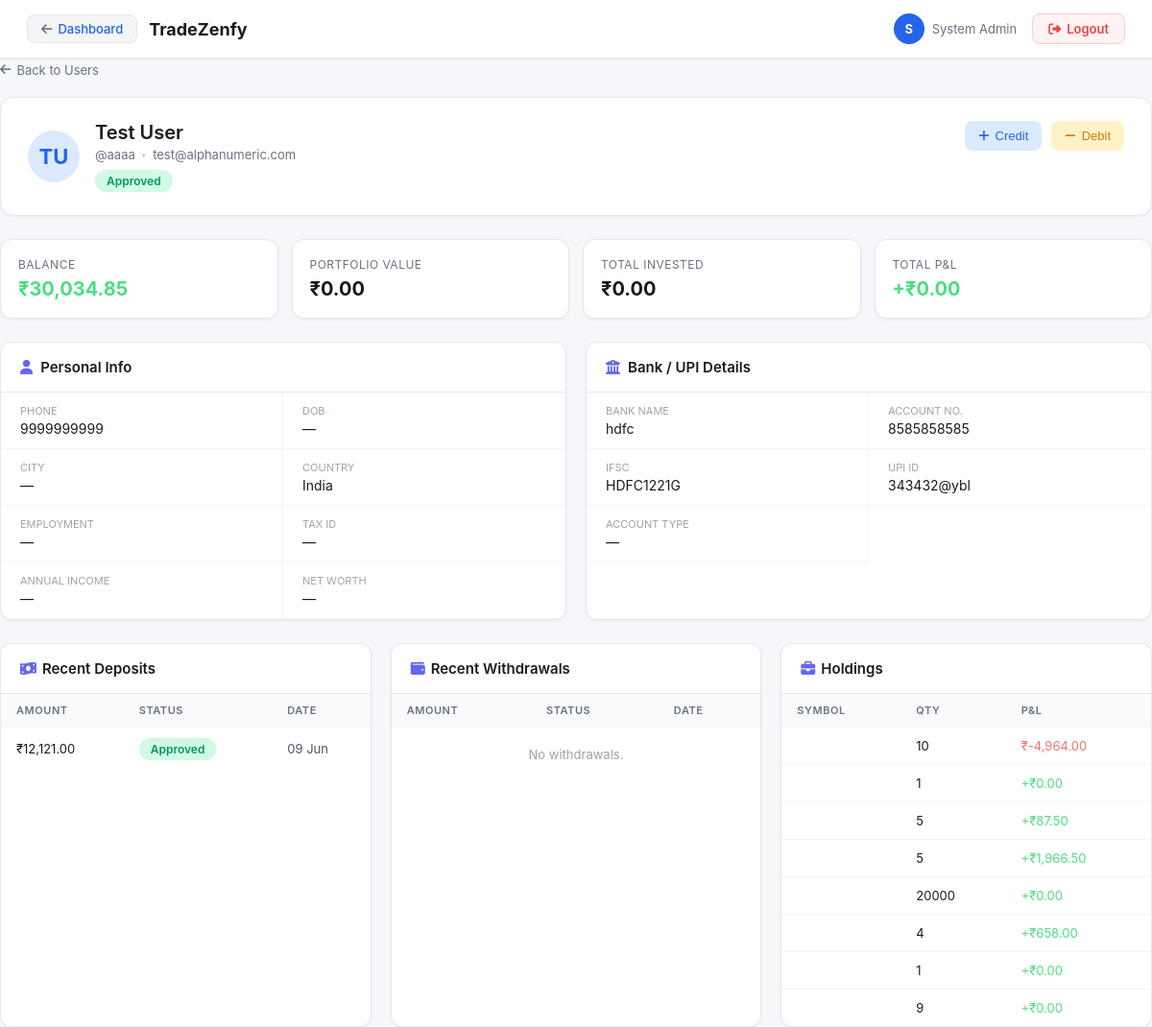
The page /admin/view-account.php?id=1 (signed in) on the database its author committed.
### tables this page shows
CREATE TABLE IF NOT EXISTS `account_registrations` (
  `id` int(11) NOT NULL AUTO_INCREMENT,
  `title` varchar(10) DEFAULT NULL,
  `first_name` varchar(100) NOT NULL,
  `last_name` varchar(100) NOT NULL,
  `email` varchar(255) NOT NULL,
  `username` varchar(100) NOT NULL,
  `password` varchar(255) NOT NULL,
  `dob` date DEFAULT NULL,
  `phone` varchar(20) DEFAULT NULL,
  `street` text DEFAULT NULL,
  `postal_code` varchar(20) DEFAULT NULL,
  `city` varchar(100) DEFAULT NULL,
  `country` varchar(100) DEFAULT NULL,
  `state_citizenship` varchar(100) DEFAULT NULL,
  `state_tax_residency` varchar(100) DEFAULT NULL,
  `tax_id` varchar(50) DEFAULT NULL,
  `employment_status` varchar(50) DEFAULT NULL,
  `trading_currency` varchar(50) DEFAULT 'INR',
  `annual_income` decimal(15,2) DEFAULT NULL,
  `net_worth` decimal(15,2) DEFAULT NULL,
  `source_of_wealth` text DEFAULT NULL,
  `initial_deposit` decimal(15,2) DEFAULT NULL,
  `status` enum('pending','approved','rejected') DEFAULT 'pending',
  `current_balance` decimal(15,2) DEFAULT 0.00,
  `portfolio_value` decimal(15,2) DEFAULT 0.00,
  `total_invested` decimal(15,2) DEFAULT 0.00,
  `total_pnl` decimal(15,2) DEFAULT 0.00,
  `is_blocked` tinyint(1) DEFAULT 0,
  `created_at` timestamp NOT NULL DEFAULT current_timestamp(),
  `updated_at` timestamp NOT NULL DEFAULT current_timestamp() ON UPDATE current_timestamp(),
  PRIMARY KEY (`id`),
  UNIQUE KEY `email` (`email`),
  UNIQUE KEY `username` (`username`)
);

CREATE TABLE IF NOT EXISTS `user_payment_details` (
  `id` int(11) NOT NULL AUTO_INCREMENT,
  `user_id` int(11) NOT NULL,
  `account_holder_name` varchar(255) NOT NULL,
  `account_number` varchar(50) NOT NULL,
  `ifsc_code` varchar(20) NOT NULL,
  `bank_name` varchar(255) DEFAULT NULL,
  `branch_name` varchar(255) DEFAULT NULL,
  `account_type` enum('savings','current') DEFAULT 'savings',
  `upi_id` varchar(255) DEFAULT NULL,
  `created_at` timestamp NOT NULL DEFAULT current_timestamp(),
  `updated_at` timestamp NOT NULL DEFAULT current_timestamp() ON UPDATE current_timestamp(),
  PRIMARY KEY (`id`),
  UNIQUE KEY `unique_user` (`user_id`)
);

CREATE TABLE IF NOT EXISTS `payments` (
  `id` int(11) NOT NULL AUTO_INCREMENT,
  `user_id` int(11) NOT NULL,
  `amount` decimal(15,2) NOT NULL,
  `payment_method` varchar(50) DEFAULT NULL,
  `transaction_id` varchar(100) DEFAULT NULL,
  `proof_image` varchar(255) DEFAULT NULL,
  `utr_number` varchar(50) DEFAULT NULL,
  `payment_proof` varchar(255) DEFAULT NULL,
  `status` enum('pending','approved','rejected') DEFAULT 'pending',
  `admin_notes` text DEFAULT NULL,
  `admin_remark` text DEFAULT NULL,
  `approved_by` int(11) DEFAULT NULL,
  `approved_at` timestamp NULL DEFAULT NULL,
  `created_at` timestamp NOT NULL DEFAULT current_timestamp(),
  PRIMARY KEY (`id`)
);

CREATE TABLE IF NOT EXISTS `user_holdings` (
  `id` int(11) NOT NULL AUTO_INCREMENT,
  `user_id` int(11) NOT NULL,
  `stock_id` int(11) NOT NULL,
  `quantity` int(11) NOT NULL,
  `average_price` decimal(10,2) NOT NULL,
  `current_price` decimal(10,2) DEFAULT 0.00,
  `invested_amount` decimal(15,2) NOT NULL,
  `current_value` decimal(15,2) DEFAULT 0.00,
  `pnl` decimal(15,2) DEFAULT 0.00,
  `pnl_percent` decimal(5,2) DEFAULT 0.00,
  `updated_at` timestamp NOT NULL DEFAULT current_timestamp() ON UPDATE current_timestamp(),
  PRIMARY KEY (`id`),
  UNIQUE KEY `unique_holding` (`user_id`,`stock_id`)
);

### includes/middleware.php (called while the page is built, shortened)
<?php
require_once __DIR__ . '/../config.php';
function requireAdmin(): array {
    $db   = getDB();
    $stmt = $db->prepare("SELECT id, username, name, email, role FROM admins WHERE id = ? AND is_active = 1");
    $stmt->execute([$_SESSION['admin_id']]);
    $admin = $stmt->fetch();
    return $admin;
}

### config.php (called while the page is built, shortened)
<?php
function formatINR(float $amount): string {
    return '₹' . number_format($amount, 2);
}

### admin/view-account.php (the view, shortened to what this page needs)
<?php
require_once __DIR__ . '/../includes/middleware.php';
$admin  = requireAdmin();
$db     = getDB();
$userId = (int)($_GET['id'] ?? 0);
$stmt = $db->prepare("SELECT * FROM account_registrations WHERE id = ?");
$stmt->execute([$userId]);
$user = $stmt->fetch();
$deposits = $db->prepare("SELECT * FROM payments WHERE user_id = ? ORDER BY created_at DESC LIMIT 10");
$deposits->execute([$userId]);
$deposits = $deposits->fetchAll();
$withdrawals = $db->prepare("SELECT * FROM withdrawals WHERE user_id = ? ORDER BY created_at DESC LIMIT 10");
$withdrawals->execute([$userId]);
$withdrawals = $withdrawals->fetchAll();
$holdings = $db->prepare("SELECT * FROM user_holdings WHERE user_id = ? AND quantity > 0 ORDER BY invested_amount DESC");
$holdings->execute([$userId]);
$holdings = $holdings->fetchAll();
$bankDetails = $db->prepare("SELECT * FROM user_payment_details WHERE user_id = ?");
$bankDetails->execute([$userId]);
$bankDetails = $bankDetails->fetch();
?>
<!DOCTYPE html>
<html lang="en">
<head>
<link rel="stylesheet" href="https://cdnjs.cloudflare.com/ajax/libs/font-awesome/6.4.0/css/all.min.css">
</head>
<body>
<?php include __DIR__ . '/../includes/admin-header.php'; ?>
<div class="main">
  <a href="manage-user.php" class="back-link"><i class="fa fa-arrow-left"></i> Back to Users</a>
  <div class="user-hero">
    <div class="hero-left">
      <div class="avatar"><?= strtoupper(substr($user['first_name'], 0, 1) . substr($user['last_name'], 0, 1)) ?></div>
      <div>
        <div class="name"><?= htmlspecialchars($user['first_name'] . ' ' . $user['last_name']) ?></div>
        <div class="sub">@<?= htmlspecialchars($user['username']) ?> &nbsp;·&nbsp; <?= htmlspecialchars($user['email']) ?></div>
        <div style="margin-top:8px">
          <?php if ($user['is_blocked']): ?>
            <span class="badge badge-blocked">Blocked</span>
          <?php else: ?>
            <span class="badge badge-<?= $user['status'] ?>"><?= ucfirst($user['status']) ?></span>
          <?php endif; ?>
        </div>
      </div>
    </div>
    <div class="hero-right">
      <button class="action-btn btn-credit" onclick="openBalanceModal('credit')"><i class="fa fa-plus"></i> Credit</button>
      <button class="action-btn btn-debit"  onclick="openBalanceModal('debit')"><i class="fa fa-minus"></i> Debit</button>
    </div>
  </div>
  <div class="stats-row">
    <div class="stat-card">
      <div class="s-label">Balance</div>
      <div class="s-value" style="color:#4ade80"><?= formatINR((float)$user['current_balance']) ?></div>
    </div>
    <div class="stat-card">
      <div class="s-label">Portfolio Value</div>
      <div class="s-value"><?= formatINR((float)$user['portfolio_value']) ?></div>
    </div>
    <div class="stat-card">
      <div class="s-label">Total Invested</div>
      <div class="s-value"><?= formatINR((float)$user['total_invested']) ?></div>
    </div>
    <div class="stat-card">
      <div class="s-label">Total P&amp;L</div>
      <div class="s-value" style="color:<?= $user['total_pnl'] >= 0 ? '#4ade80' : '#f87171' ?>">
        <?= ($user['total_pnl'] >= 0 ? '+' : '') . formatINR((float)$user['total_pnl']) ?>
      </div>
    </div>
  </div>
  <div class="two-col">
    <div class="card">
      <div class="card-header"><h3><i class="fa fa-user" style="color:#6366f1;margin-right:8px"></i>Personal Info</h3></div>
      <div class="info-grid">
        <?php $fields = ['Phone' => 'phone', 'DOB' => 'dob', 'City' => 'city', 'Country' => 'country', 'Employment' => 'employment_status', 'Tax ID' => 'tax_id', 'Annual Income' => 'annual_income', 'Net Worth' => 'net_worth'];
        foreach ($fields as $label => $key): ?>
          <div class="info-row-item">
            <div class="i-label"><?= $label ?></div>
            <div class="i-val"><?= $user[$key] ? htmlspecialchars(in_array($key, ['annual_income','net_worth']) ? formatINR((float)$user[$key]) : $user[$key]) : '—' ?></div>
          </div>
        <?php endforeach; ?>
      </div>
    </div>
    <div class="card">
      <div class="card-header"><h3><i class="fa fa-university" style="color:#6366f1;margin-right:8px"></i>Bank / UPI Details</h3></div>
      <div class="info-grid">
        <?php if ($bankDetails): ?>
          <div class="info-row-item"><div class="i-label">Bank Name</div><div class="i-val"><?= htmlspecialchars($bankDetails['bank_name'] ?? '—') ?></div></div>
          <div class="info-row-item"><div class="i-label">Account No.</div><div class="i-val"><?= htmlspecialchars($bankDetails['account_number'] ?? '—') ?></div></div>
          <div class="info-row-item"><div class="i-label">IFSC</div><div class="i-val"><?= htmlspecialchars($bankDetails['ifsc_code'] ?? '—') ?></div></div>
          <div class="info-row-item"><div class="i-label">UPI ID</div><div class="i-val"><?= htmlspecialchars($bankDetails['upi_id'] ?? '—') ?></div></div>
          <div class="info-row-item"><div class="i-label">Account Type</div><div class="i-val"><?= ucfirst($bankDetails['account_type'] ?? '—') ?></div></div>
        <?php else: ?>
          <div class="info-row-item" style="grid-column:1/-1"><div class="i-val" style="color:#4b5563">No bank details saved.</div></div>
        <?php endif; ?>
      </div>
    </div>
  </div>
  <div class="three-col">
    <div class="card">
      <div class="card-header"><h3><i class="fa fa-money-bill-wave" style="color:#6366f1;margin-right:6px"></i>Recent Deposits</h3></div>
      <table>
        <thead><tr><th>Amount</th><th>Status</th><th>Date</th></tr></thead>
        <tbody>
          <?php foreach ($deposits as $d): ?>
          <tr>
            <td><?= formatINR((float)$d['amount']) ?></td>
            <td><span class="badge badge-<?= $d['status'] ?>"><?= ucfirst($d['status']) ?></span></td>
            <td style="color:#4b5563"><?= date('d M', strtotime($d['created_at'])) ?></td>
          </tr>
          <?php endforeach; ?>
        </tbody>
      </table>
    </div>
    <div class="card">
      <div class="card-header"><h3><i class="fa fa-wallet" style="color:#6366f1;margin-right:6px"></i>Recent Withdrawals</h3></div>
      <table>
        <thead><tr><th>Amount</th><th>Status</th><th>Date</th></tr></thead>
        <tbody>
          <?php if (empty($withdrawals)): ?><tr><td colspan="3" class="empty">No withdrawals.</td></tr><?php endif; ?>
        </tbody>
      </table>
    </div>
    <div class="card">
      <div class="card-header"><h3><i class="fa fa-briefcase" style="color:#6366f1;margin-right:6px"></i>Holdings</h3></div>
      <table>
        <thead><tr><th>Symbol</th><th>Qty</th><th>P&amp;L</th></tr></thead>
        <tbody>
          <?php foreach ($holdings as $h): ?>
          <tr>
            <td style="font-weight:600"><?= htmlspecialchars($h['symbol']) ?></td>
            <td><?= $h['quantity'] ?></td>
            <td style="color:<?= $h['pnl'] >= 0 ? '#4ade80' : '#f87171' ?>"><?= ($h['pnl'] >= 0 ? '+' : '') . formatINR((float)$h['pnl']) ?></td>
          </tr>
          <?php endforeach; ?>
        </tbody>
      </table>
    </div>
  </div>
</div>
</body>
</html>

### includes/admin-header.php (shortened to what this page needs)
<?php
$adminName = $admin['name'] ?? 'Admin';
$adminInitial = strtoupper(substr($adminName, 0, 1));
?>
<div class="top-header">
  <div class="logo">
    <a href="index.php" class="back-btn"><i class="fa fa-arrow-left"></i> <span>Dashboard</span></a>
    TradeZenfy
  </div>
  <div class="header-right">
    <div class="admin-badge">
      <div class="avatar"><?= $adminInitial ?></div>
      <span><?= htmlspecialchars($adminName) ?></span>
    </div>
    <a href="../logout.php" class="logout-btn"><i class="fa fa-sign-out-alt"></i> <span>Logout</span></a>
  </div>
</div>

### admin/view-account.php (style rules this page uses)
*, *::before, *::after { box-sizing: border-box; margin: 0; padding: 0; }
body { font-family: -apple-system, BlinkMacSystemFont, 'Segoe UI', Roboto, sans-serif; background: #F5F7FA; color: #1A1A1A; min-height: 100vh; overflow-x: hidden; }
.back-link { display: inline-flex; align-items: center; gap: 6px; color: #6B7280; text-decoration: none; font-size: 13px; margin-bottom: 20px; }
.user-hero { background: #fff; border: 1px solid #E5E7EB; border-radius: 14px; padding: 24px 28px; margin-bottom: 24px; display: flex; align-items: flex-start; justify-content: space-between; gap: 20px; flex-wrap: wrap; box-shadow: 0 1px 3px rgba(0,0,0,0.05); }
.user-hero .avatar { width: 54px; height: 54px; border-radius: 50%; background: #DBEAFE; display: flex; align-items: center; justify-content: center; font-size: 22px; font-weight: 700; color: #2563EB; flex-shrink: 0; }
.user-hero .name { font-size: 20px; font-weight: 600; }
.user-hero .sub { font-size: 13px; color: #6B7280; margin-top: 3px; }
.hero-left { display: flex; gap: 16px; align-items: center; }
.hero-right { display: flex; gap: 10px; align-items: center; flex-wrap: wrap; }
.badge { display: inline-flex; padding: 4px 12px; border-radius: 20px; font-size: 12px; font-weight: 600; }
.badge-approved { background: #D1FAE5; color: #059669; }
.action-btn { display: inline-flex; align-items: center; gap: 6px; padding: 8px 14px; border-radius: 8px; font-size: 13px; font-weight: 500; cursor: pointer; border: none; text-decoration: none; }
.btn-credit { background: #DBEAFE; color: #2563EB; }
.btn-debit { background: #FEF3C7; color: #D97706; }
.stats-row { display: grid; grid-template-columns: repeat(4, 1fr); gap: 14px; margin-bottom: 24px; }
.stat-card { background: #fff; border: 1px solid #E5E7EB; border-radius: 12px; padding: 18px; box-shadow: 0 1px 3px rgba(0,0,0,0.05); }
.stat-card .s-label { font-size: 12px; color: #6B7280; text-transform: uppercase; letter-spacing: .04em; margin-bottom: 6px; }
.stat-card .s-value { font-size: 20px; font-weight: 700; }
.two-col { display: grid; grid-template-columns: 1fr 1fr; gap: 20px; margin-bottom: 24px; }
.three-col { display: grid; grid-template-columns: 1fr 1fr 1fr; gap: 20px; }
.card { background: #fff; border: 1px solid #E5E7EB; border-radius: 12px; overflow: hidden; box-shadow: 0 1px 3px rgba(0,0,0,0.05); }
.card-header { padding: 16px 20px; border-bottom: 1px solid #E5E7EB; }
.card-header h3 { font-size: 15px; font-weight: 600; color: #1A1A1A; }
.info-grid { display: grid; grid-template-columns: 1fr 1fr; gap: 0; }
.info-row-item { padding: 12px 20px; border-bottom: 1px solid #F3F4F6; }
.info-row-item:nth-child(odd) { border-right: 1px solid #F3F4F6; }
.info-row-item .i-label { font-size: 11px; color: #9CA3AF; text-transform: uppercase; margin-bottom: 3px; }
.info-row-item .i-val { font-size: 14px; color: #1A1A1A; }
table { width: 100%; border-collapse: collapse; }
th { font-size: 11px; color: #6B7280; text-transform: uppercase; letter-spacing: .05em; padding: 10px 16px; text-align: left; background: #F9FAFB; font-weight: 600; }
td { padding: 11px 16px; font-size: 13px; border-top: 1px solid #F3F4F6; color: #1A1A1A; }
.empty { padding: 20px; text-align: center; color: #9CA3AF; font-size: 13px; }

### rows shown on the page
account_registrations: first_name+last_name "TU", first_name+last_name "Test User", username "aaaa", email "test@alphanumeric.com", status "Approved", current_balance "₹30,034.85", portfolio_value "₹0.00", total_invested "₹0.00", total_pnl "₹0.00", phone "9999999999", country "India"
user_payment_details: bank_name "hdfc", account_number "8585858585", ifsc_code "HDFC1221G", upi "343432@ybl", account_type "—"
payments: amount "₹12,121.00", status "Approved", created_at "09 Jun"
user_holdings: quantity "10", pnl "₹-4,964.00"
user_holdings: quantity "1", pnl "₹0.00"
user_holdings: quantity "5", pnl "₹87.50"
user_holdings: quantity "5", pnl "₹1,966.50"
user_holdings: quantity "20000", pnl "₹0.00"
user_holdings: quantity "4", pnl "₹658.00"
user_holdings: quantity "1", pnl "₹0.00"
user_holdings: quantity "9", pnl "₹0.00"

### other values the page prints
$adminInitial "S"
$adminName "System Admin"
$label "PHONE"
$label "DOB"
$label "CITY"
$label "COUNTRY"
$label "EMPLOYMENT"
$label "TAX ID"
$label "ANNUAL INCOME"
$label "NET WORTH"
